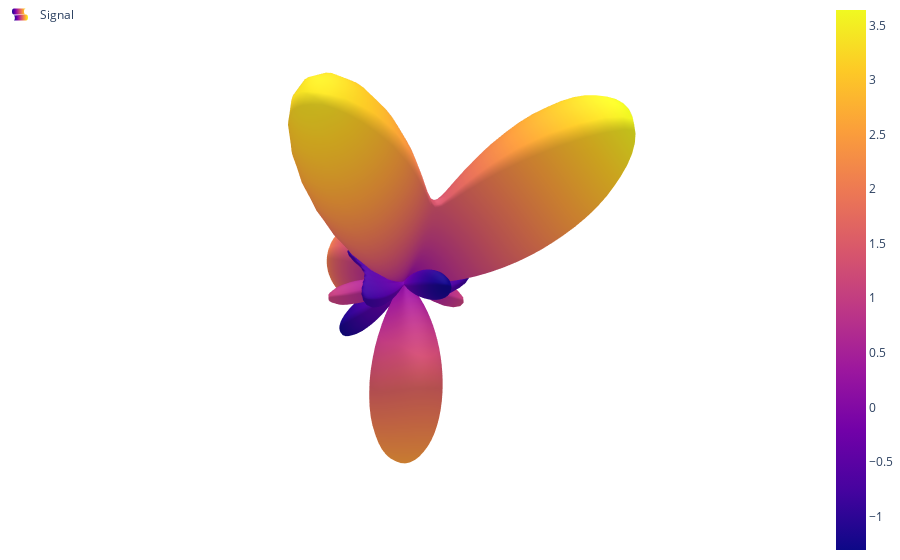

Source (notebook cell):
### Code cell
visualize_signal(sum_of_diracs(highest_mae_local_env, 5))

### Figure 1 — Plotly figure (JSON) as saved in the notebook; plotly's stock layout.template omitted (floating-point values rounded to 4 significant figures; data arrays with more than 128 entries replaced by an {"elided": "..."} marker saying what was removed)
{"data": [{"name": "Signal", "showlegend": true, "surfacecolor": {"elided": "102x100 float values"}, "type": "surface", "x": {"elided": "102x100 float values"}, "y": {"elided": "102x100 float values"}, "z": {"elided": "102x100 float values"}}], "layout": {"legend": {"x": 0, "xanchor": "left", "y": 1, "yanchor": "top"}, "margin": {"b": 0, "l": 0, "r": 0, "t": 0}, "paper_bgcolor": "rgba(255,255,255,255)", "plot_bgcolor": "rgba(255,255,255,255)", "scene": {"aspectmode": "cube", "bgcolor": "rgba(255,255,255,255)", "camera": {"eye": {"x": 0.3, "y": 0.3, "z": 0.3}}, "xaxis": {"backgroundcolor": "rgba(255,255,255,255)", "range": [-2.5, 2.5], "showgrid": false, "showticklabels": false, "title": {"text": ""}, "zeroline": false}, "yaxis": {"backgroundcolor": "rgba(255,255,255,255)", "range": [-2.5, 2.5], "showgrid": false, "showticklabels": false, "title": {"text": ""}, "zeroline": false}, "zaxis": {"backgroundcolor": "rgba(255,255,255,255)", "range": [-2.5, 2.5], "showgrid": false, "showticklabels": false, "title": {"text": ""}, "zeroline": false}}}}
